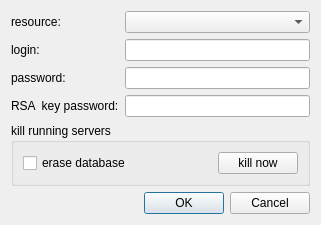
<?xml version="1.0" encoding="UTF-8"?>
<ui version="4.0">
 <class>ConnectionDlg</class>
 <widget class="QDialog" name="ConnectionDlg">
  <property name="geometry">
   <rect>
    <x>0</x>
    <y>0</y>
    <width>321</width>
    <height>172</height>
   </rect>
  </property>
  <property name="sizePolicy">
   <sizepolicy hsizetype="Preferred" vsizetype="Preferred">
    <horstretch>0</horstretch>
    <verstretch>0</verstretch>
   </sizepolicy>
  </property>
  <property name="maximumSize">
   <size>
    <width>16777215</width>
    <height>172</height>
   </size>
  </property>
  <property name="windowTitle">
   <string>Connection</string>
  </property>
  <property name="modal">
   <bool>true</bool>
  </property>
  <layout class="QVBoxLayout" name="verticalLayout">
   <item>
    <layout class="QGridLayout" name="gridLayout">
     <item row="0" column="0">
      <widget class="QLabel" name="label">
       <property name="text">
        <string>resource:</string>
       </property>
      </widget>
     </item>
     <item row="1" column="0">
      <widget class="QLabel" name="label_2">
       <property name="text">
        <string>login:</string>
       </property>
      </widget>
     </item>
     <item row="1" column="1">
      <widget class="QLineEdit" name="lineEdit_login"/>
     </item>
     <item row="2" column="0">
      <widget class="QLabel" name="label_3">
       <property name="text">
        <string>password:</string>
       </property>
      </widget>
     </item>
     <item row="2" column="1">
      <widget class="QLineEdit" name="lineEdit_password">
       <property name="echoMode">
        <enum>QLineEdit::Password</enum>
       </property>
      </widget>
     </item>
     <item row="0" column="1">
      <widget class="QComboBox" name="combo_resources"/>
     </item>
     <item row="3" column="0">
      <widget class="QLabel" name="label_4">
       <property name="text">
        <string>RSA  key password:</string>
       </property>
      </widget>
     </item>
     <item row="3" column="1">
      <widget class="QLineEdit" name="lineEdit_rsa_password">
       <property name="echoMode">
        <enum>QLineEdit::Password</enum>
       </property>
      </widget>
     </item>
    </layout>
   </item>
   <item>
    <widget class="QGroupBox" name="kill_group">
     <property name="toolTip">
      <string>&lt;html&gt;&lt;head/&gt;&lt;body&gt;&lt;p&gt;Kill the engine and database servers on the selected computiing resource.&lt;/p&gt;&lt;p&gt;This action may help when connection is not working: in some situation running servers have gone wrong, but are still running, preventing new connections to work.&lt;/p&gt;&lt;p&gt;If the &amp;quot;erase database&amp;quot; option is also checked, the existing database file on the server will be erased after servers are killed. This allows to recover after database corruption, but all existing workflows and jobs will be lost.&lt;/p&gt;&lt;/body&gt;&lt;/html&gt;</string>
     </property>
     <property name="title">
      <string>kill running servers</string>
     </property>
     <layout class="QHBoxLayout" name="horizontalLayout_2">
      <item>
       <widget class="QCheckBox" name="erase_db_checkbox">
        <property name="text">
         <string>erase database</string>
        </property>
       </widget>
      </item>
      <item>
       <widget class="QPushButton" name="kill_button">
        <property name="sizePolicy">
         <sizepolicy hsizetype="Fixed" vsizetype="Fixed">
          <horstretch>0</horstretch>
          <verstretch>0</verstretch>
         </sizepolicy>
        </property>
        <property name="text">
         <string>kill now</string>
        </property>
       </widget>
      </item>
     </layout>
    </widget>
   </item>
   <item>
    <layout class="QHBoxLayout" name="horizontalLayout">
     <item>
      <spacer name="horizontalSpacer">
       <property name="orientation">
        <enum>Qt::Horizontal</enum>
       </property>
       <property name="sizeHint" stdset="0">
        <size>
         <width>40</width>
         <height>20</height>
        </size>
       </property>
      </spacer>
     </item>
     <item>
      <widget class="QDialogButtonBox" name="buttonBox">
       <property name="standardButtons">
        <set>QDialogButtonBox::Cancel|QDialogButtonBox::Ok</set>
       </property>
      </widget>
     </item>
    </layout>
   </item>
  </layout>
 </widget>
 <resources/>
 <connections>
  <connection>
   <sender>buttonBox</sender>
   <signal>accepted()</signal>
   <receiver>ConnectionDlg</receiver>
   <slot>accept()</slot>
   <hints>
    <hint type="sourcelabel">
     <x>179</x>
     <y>104</y>
    </hint>
    <hint type="destinationlabel">
     <x>134</x>
     <y>63</y>
    </hint>
   </hints>
  </connection>
  <connection>
   <sender>buttonBox</sender>
   <signal>rejected()</signal>
   <receiver>ConnectionDlg</receiver>
   <slot>reject()</slot>
   <hints>
    <hint type="sourcelabel">
     <x>179</x>
     <y>104</y>
    </hint>
    <hint type="destinationlabel">
     <x>134</x>
     <y>63</y>
    </hint>
   </hints>
  </connection>
 </connections>
</ui>
